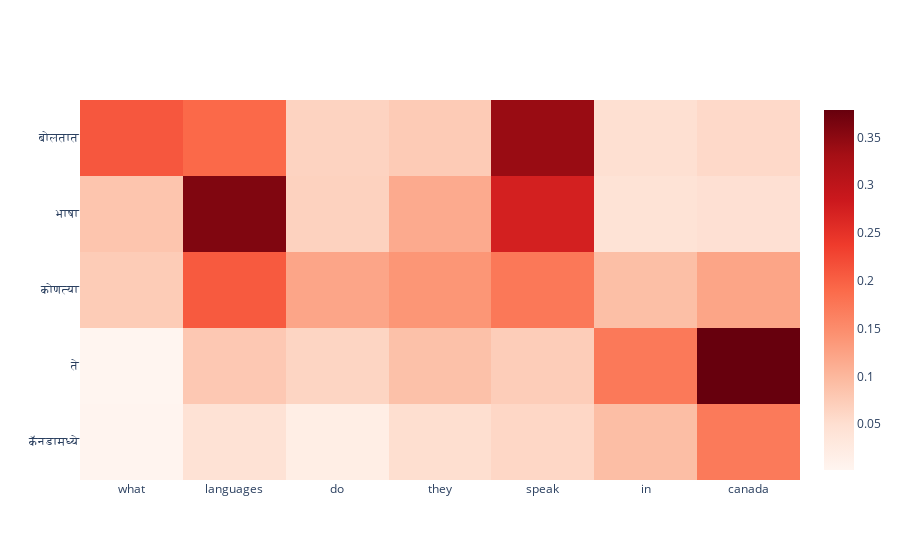

The notebook cell this image was saved under:
### Code cell
predict_random_val_sentence()

### Figure 1 — Plotly figure (JSON) as saved in the notebook; plotly's stock layout.template omitted (floating-point values rounded to 4 significant figures)
{"data": [{"y": ["कॅनडामध्ये", "ते", "कोणत्या", "भाषा", "बोलतात"], "x": ["what", "languages", "do", "they", "speak", "in", "canada"], "z": [[0.003169, 0.0436, 0.01866, 0.05091, 0.06052, 0.09204, 0.1717], [0.00199, 0.07904, 0.06309, 0.08865, 0.07285, 0.1732, 0.3787], [0.07514, 0.2068, 0.1214, 0.139, 0.1741, 0.09163, 0.1218], [0.08399, 0.3599, 0.0669, 0.1156, 0.2738, 0.04225, 0.04804], [0.209, 0.1912, 0.06538, 0.0758, 0.3408, 0.04871, 0.0579]], "type": "heatmap", "colorscale": [[0, "rgb(255,245,240)"], [0.125, "rgb(254,224,210)"], [0.25, "rgb(252,187,161)"], [0.375, "rgb(252,146,114)"], [0.5, "rgb(251,106,74)"], [0.625, "rgb(239,59,44)"], [0.75, "rgb(203,24,29)"], [0.875, "rgb(165,15,21)"], [1, "rgb(103,0,13)"]]}], "layout": {}}
